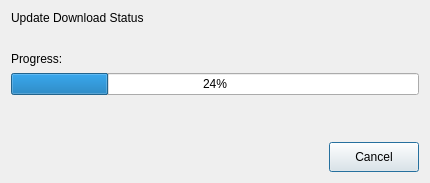
<?xml version="1.0" encoding="UTF-8"?>
<ui version="4.0">
 <class>updateDownloadDialog</class>
 <widget class="QDialog" name="updateDownloadDialog">
  <property name="geometry">
   <rect>
    <x>0</x>
    <y>0</y>
    <width>430</width>
    <height>183</height>
   </rect>
  </property>
  <property name="windowTitle">
   <string>Update Download</string>
  </property>
  <layout class="QVBoxLayout" name="verticalLayout_3">
   <property name="spacing">
    <number>7</number>
   </property>
   <property name="leftMargin">
    <number>11</number>
   </property>
   <property name="topMargin">
    <number>11</number>
   </property>
   <property name="rightMargin">
    <number>11</number>
   </property>
   <property name="bottomMargin">
    <number>11</number>
   </property>
   <item>
    <layout class="QVBoxLayout" name="verticalLayout_2">
     <item>
      <widget class="QLabel" name="label">
       <property name="sizePolicy">
        <sizepolicy hsizetype="Fixed" vsizetype="Fixed">
         <horstretch>0</horstretch>
         <verstretch>0</verstretch>
        </sizepolicy>
       </property>
       <property name="font">
        <font>
         <pointsize>9</pointsize>
        </font>
       </property>
       <property name="text">
        <string>Update Download Status</string>
       </property>
      </widget>
     </item>
     <item>
      <spacer name="verticalSpacer">
       <property name="orientation">
        <enum>Qt::Vertical</enum>
       </property>
       <property name="sizeType">
        <enum>QSizePolicy::Fixed</enum>
       </property>
       <property name="sizeHint" stdset="0">
        <size>
         <width>20</width>
         <height>20</height>
        </size>
       </property>
      </spacer>
     </item>
     <item>
      <layout class="QVBoxLayout" name="verticalLayout">
       <item>
        <widget class="QLabel" name="Statusedit">
         <property name="sizePolicy">
          <sizepolicy hsizetype="Expanding" vsizetype="Fixed">
           <horstretch>0</horstretch>
           <verstretch>0</verstretch>
          </sizepolicy>
         </property>
         <property name="font">
          <font>
           <pointsize>9</pointsize>
          </font>
         </property>
         <property name="text">
          <string>Progress: </string>
         </property>
        </widget>
       </item>
       <item>
        <widget class="QProgressBar" name="progressBar">
         <property name="sizePolicy">
          <sizepolicy hsizetype="Expanding" vsizetype="Fixed">
           <horstretch>0</horstretch>
           <verstretch>0</verstretch>
          </sizepolicy>
         </property>
         <property name="value">
          <number>24</number>
         </property>
        </widget>
       </item>
      </layout>
     </item>
     <item>
      <spacer name="verticalSpacer_2">
       <property name="orientation">
        <enum>Qt::Vertical</enum>
       </property>
       <property name="sizeType">
        <enum>QSizePolicy::MinimumExpanding</enum>
       </property>
       <property name="sizeHint" stdset="0">
        <size>
         <width>20</width>
         <height>10</height>
        </size>
       </property>
      </spacer>
     </item>
     <item>
      <layout class="QHBoxLayout" name="horizontalLayout">
       <property name="spacing">
        <number>7</number>
       </property>
       <item>
        <spacer name="horizontalSpacer">
         <property name="orientation">
          <enum>Qt::Horizontal</enum>
         </property>
         <property name="sizeHint" stdset="0">
          <size>
           <width>40</width>
           <height>20</height>
          </size>
         </property>
        </spacer>
       </item>
       <item>
        <widget class="QPushButton" name="updateCancelButton">
         <property name="minimumSize">
          <size>
           <width>90</width>
           <height>30</height>
          </size>
         </property>
         <property name="maximumSize">
          <size>
           <width>15</width>
           <height>30</height>
          </size>
         </property>
         <property name="text">
          <string>Cancel</string>
         </property>
        </widget>
       </item>
      </layout>
     </item>
    </layout>
   </item>
  </layout>
 </widget>
 <resources/>
 <connections/>
</ui>
